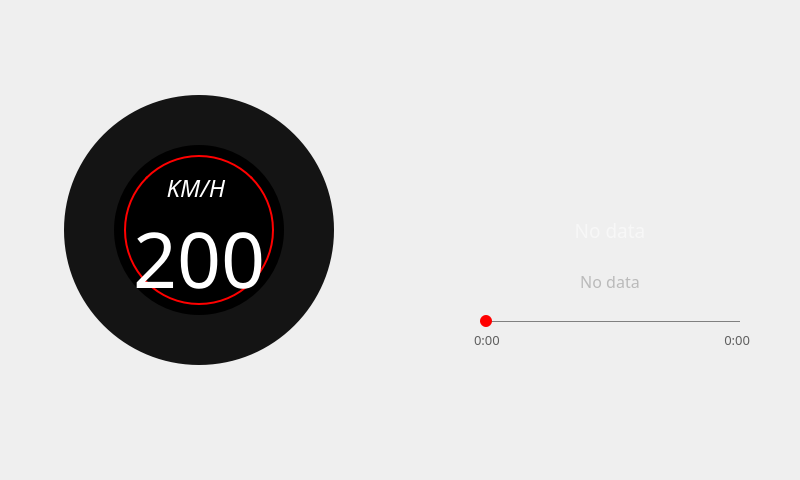
<?xml version="1.0" encoding="UTF-8"?>
<ui version="4.0">
 <class>Dashboard_widget</class>
 <widget class="QWidget" name="Dashboard_widget">
  <property name="geometry">
   <rect>
    <x>0</x>
    <y>0</y>
    <width>800</width>
    <height>480</height>
   </rect>
  </property>
  <property name="windowTitle">
   <string>Form</string>
  </property>
  <widget class="QFrame" name="frame_dashboard">
   <property name="geometry">
    <rect>
     <x>0</x>
     <y>0</y>
     <width>800</width>
     <height>480</height>
    </rect>
   </property>
   <property name="minimumSize">
    <size>
     <width>800</width>
     <height>480</height>
    </size>
   </property>
   <property name="maximumSize">
    <size>
     <width>800</width>
     <height>480</height>
    </size>
   </property>
   <widget class="QFrame" name="frame_gauge">
    <property name="geometry">
     <rect>
      <x>0</x>
      <y>35</y>
      <width>400</width>
      <height>360</height>
     </rect>
    </property>
    <widget class="QFrame" name="gaugeBackground">
     <property name="geometry">
      <rect>
       <x>64</x>
       <y>60</y>
       <width>270</width>
       <height>270</height>
      </rect>
     </property>
     <property name="styleSheet">
      <string notr="true">
QFrame{
background-color: rgb(20, 20, 20);
border-radius:135px;
}</string>
     </property>
     <widget class="QFrame" name="gaugeInnerCircle">
      <property name="geometry">
       <rect>
        <x>50</x>
        <y>50</y>
        <width>170</width>
        <height>170</height>
       </rect>
      </property>
      <property name="styleSheet">
       <string notr="true">QFrame{
	background-color: rgb(0, 0, 0);
	
	border-radius:85px;
}



</string>
      </property>
      <widget class="QFrame" name="frame_km">
       <property name="geometry">
        <rect>
         <x>10</x>
         <y>10</y>
         <width>150</width>
         <height>150</height>
        </rect>
       </property>
       <property name="minimumSize">
        <size>
         <width>150</width>
         <height>150</height>
        </size>
       </property>
       <property name="font">
        <font>
         <pointsize>8</pointsize>
        </font>
       </property>
       <property name="styleSheet">
        <string notr="true">QFrame{
	background:none; 
	border-radius:75px;
	
	border:2px solid rgb(255,0,0);
}
QLabel{
	border:none;
	color:white;
}</string>
       </property>
       <layout class="QVBoxLayout" name="verticalLayout_3">
        <property name="spacing">
         <number>0</number>
        </property>
        <property name="leftMargin">
         <number>10</number>
        </property>
        <property name="topMargin">
         <number>10</number>
        </property>
        <property name="rightMargin">
         <number>10</number>
        </property>
        <property name="bottomMargin">
         <number>10</number>
        </property>
        <item>
         <widget class="QLabel" name="label_kmh">
          <property name="minimumSize">
           <size>
            <width>0</width>
            <height>38</height>
           </size>
          </property>
          <property name="maximumSize">
           <size>
            <width>16777215</width>
            <height>38</height>
           </size>
          </property>
          <property name="font">
           <font>
            <family>Eras Light ITC</family>
            <pointsize>18</pointsize>
            <italic>true</italic>
           </font>
          </property>
          <property name="text">
           <string>KM/H </string>
          </property>
          <property name="alignment">
           <set>Qt::AlignBottom|Qt::AlignHCenter</set>
          </property>
         </widget>
        </item>
        <item>
         <widget class="QLabel" name="label_vel">
          <property name="minimumSize">
           <size>
            <width>0</width>
            <height>70</height>
           </size>
          </property>
          <property name="maximumSize">
           <size>
            <width>9999</width>
            <height>9999</height>
           </size>
          </property>
          <property name="font">
           <font>
            <family>DS-Digital</family>
            <pointsize>58</pointsize>
            <weight>50</weight>
            <italic>false</italic>
            <bold>false</bold>
            <underline>false</underline>
            <strikeout>false</strikeout>
            <stylestrategy>PreferDefault</stylestrategy>
           </font>
          </property>
          <property name="text">
           <string>200</string>
          </property>
          <property name="alignment">
           <set>Qt::AlignHCenter|Qt::AlignTop</set>
          </property>
         </widget>
        </item>
       </layout>
      </widget>
     </widget>
     <widget class="QFrame" name="needle">
      <property name="geometry">
       <rect>
        <x>10</x>
        <y>10</y>
        <width>250</width>
        <height>250</height>
       </rect>
      </property>
      <property name="styleSheet">
       <string notr="true">QFrame{
	border:none;
	background-color: qconicalgradient(cx:0.5, cy:0.5, angle:240,stop:1.0 rgba(0,0,0,0),  stop:1.0 rgba(255, 170, 0, 255), stop:1.0 rgba(0, 0, 0, 0));

	border-radius:125px;
}
</string>
      </property>
     </widget>
     <zorder>needle</zorder>
     <zorder>gaugeInnerCircle</zorder>
    </widget>
    <widget class="QFrame" name="frame_nums">
     <property name="geometry">
      <rect>
       <x>8</x>
       <y>8</y>
       <width>384</width>
       <height>356</height>
      </rect>
     </property>
     <layout class="QVBoxLayout" name="vertical_layout_4">
      <item>
       <widget class="QLabel" name="label_nums">
        <property name="pixmap">
         <pixmap resource="../../resources.qrc">:/styles/Resources/speedNumbers.png</pixmap>
        </property>
        <property name="scaledContents">
         <bool>true</bool>
        </property>
       </widget>
      </item>
     </layout>
    </widget>
    <zorder>frame_nums</zorder>
    <zorder>gaugeBackground</zorder>
   </widget>
   <widget class="QFrame" name="frame_player">
    <property name="geometry">
     <rect>
      <x>470</x>
      <y>50</y>
      <width>280</width>
      <height>300</height>
     </rect>
    </property>
    <widget class="QLabel" name="label_player_logo">
     <property name="geometry">
      <rect>
       <x>70</x>
       <y>0</y>
       <width>140</width>
       <height>140</height>
      </rect>
     </property>
     <property name="minimumSize">
      <size>
       <width>140</width>
       <height>140</height>
      </size>
     </property>
     <property name="maximumSize">
      <size>
       <width>140</width>
       <height>140</height>
      </size>
     </property>
     <property name="text">
      <string/>
     </property>
     <property name="pixmap">
      <pixmap resource="../../resources.qrc">:/styles/Resources/spotify-logo.png</pixmap>
     </property>
     <property name="scaledContents">
      <bool>true</bool>
     </property>
     <property name="margin">
      <number>0</number>
     </property>
    </widget>
    <widget class="QFrame" name="frame_media_data">
     <property name="geometry">
      <rect>
       <x>0</x>
       <y>140</y>
       <width>280</width>
       <height>120</height>
      </rect>
     </property>
     <property name="styleSheet">
      <string notr="true">color:white;</string>
     </property>
     <layout class="QVBoxLayout" name="verticalLayout_5">
      <property name="spacing">
       <number>0</number>
      </property>
      <property name="leftMargin">
       <number>0</number>
      </property>
      <property name="topMargin">
       <number>0</number>
      </property>
      <property name="rightMargin">
       <number>0</number>
      </property>
      <property name="bottomMargin">
       <number>0</number>
      </property>
      <item>
       <widget class="QLabel" name="label_cancion">
        <property name="font">
         <font>
          <family>Bahnschrift SemiLight</family>
          <pointsize>14</pointsize>
          <kerning>true</kerning>
         </font>
        </property>
        <property name="styleSheet">
         <string notr="true">color: rgb(247, 247, 247);</string>
        </property>
        <property name="text">
         <string>No data</string>
        </property>
        <property name="scaledContents">
         <bool>false</bool>
        </property>
        <property name="alignment">
         <set>Qt::AlignCenter</set>
        </property>
        <property name="wordWrap">
         <bool>true</bool>
        </property>
       </widget>
      </item>
      <item>
       <widget class="QLabel" name="label_artista">
        <property name="maximumSize">
         <size>
          <width>16777215</width>
          <height>40</height>
         </size>
        </property>
        <property name="font">
         <font>
          <family>Bahnschrift SemiLight</family>
          <pointsize>12</pointsize>
         </font>
        </property>
        <property name="styleSheet">
         <string notr="true">color: rgb(186, 186, 186);</string>
        </property>
        <property name="text">
         <string>No data</string>
        </property>
        <property name="alignment">
         <set>Qt::AlignHCenter|Qt::AlignTop</set>
        </property>
        <property name="wordWrap">
         <bool>true</bool>
        </property>
       </widget>
      </item>
     </layout>
    </widget>
    <widget class="QSlider" name="slider_duration">
     <property name="geometry">
      <rect>
       <x>0</x>
       <y>260</y>
       <width>280</width>
       <height>22</height>
      </rect>
     </property>
     <property name="maximumSize">
      <size>
       <width>16777215</width>
       <height>30</height>
      </size>
     </property>
     <property name="cursor">
      <cursorShape>SizeHorCursor</cursorShape>
     </property>
     <property name="tabletTracking">
      <bool>true</bool>
     </property>
     <property name="styleSheet">
      <string notr="true">
QSlider::groove:horizontal{
	height:12px;	
	width:260;
	background:transparent;
}

QSlider::handle:horizontal{
	background:red;
	width:12px;
	border-radius:6px;	

}</string>
     </property>
     <property name="orientation">
      <enum>Qt::Horizontal</enum>
     </property>
    </widget>
    <widget class="QFrame" name="frame_durationLabels">
     <property name="geometry">
      <rect>
       <x>0</x>
       <y>280</y>
       <width>280</width>
       <height>20</height>
      </rect>
     </property>
     <property name="styleSheet">
      <string notr="true">color: rgb(94, 94, 94);</string>
     </property>
     <property name="frameShape">
      <enum>QFrame::NoFrame</enum>
     </property>
     <layout class="QHBoxLayout" name="horizontalLayout_4">
      <property name="spacing">
       <number>0</number>
      </property>
      <property name="leftMargin">
       <number>4</number>
      </property>
      <property name="topMargin">
       <number>0</number>
      </property>
      <property name="rightMargin">
       <number>0</number>
      </property>
      <property name="bottomMargin">
       <number>0</number>
      </property>
      <item>
       <widget class="QLabel" name="label_currentTime">
        <property name="font">
         <font>
          <family>Bahnschrift SemiLight</family>
          <pointsize>10</pointsize>
         </font>
        </property>
        <property name="text">
         <string>0:00</string>
        </property>
        <property name="alignment">
         <set>Qt::AlignLeading|Qt::AlignLeft|Qt::AlignVCenter</set>
        </property>
       </widget>
      </item>
      <item>
       <widget class="QLabel" name="label_duration">
        <property name="font">
         <font>
          <family>Bahnschrift SemiLight</family>
          <pointsize>10</pointsize>
         </font>
        </property>
        <property name="text">
         <string>0:00</string>
        </property>
        <property name="alignment">
         <set>Qt::AlignRight|Qt::AlignTrailing|Qt::AlignVCenter</set>
        </property>
       </widget>
      </item>
     </layout>
    </widget>
    <widget class="Line" name="line">
     <property name="geometry">
      <rect>
       <x>10</x>
       <y>271</y>
       <width>260</width>
       <height>1</height>
      </rect>
     </property>
     <property name="styleSheet">
      <string notr="true">border:1px solid gray;</string>
     </property>
     <property name="orientation">
      <enum>Qt::Horizontal</enum>
     </property>
    </widget>
    <zorder>label_player_logo</zorder>
    <zorder>frame_media_data</zorder>
    <zorder>frame_durationLabels</zorder>
    <zorder>line</zorder>
    <zorder>slider_duration</zorder>
   </widget>
  </widget>
 </widget>
 <resources>
  <include location="../../resources.qrc"/>
  <include location="../../resources.qrc"/>
 </resources>
 <connections/>
</ui>
